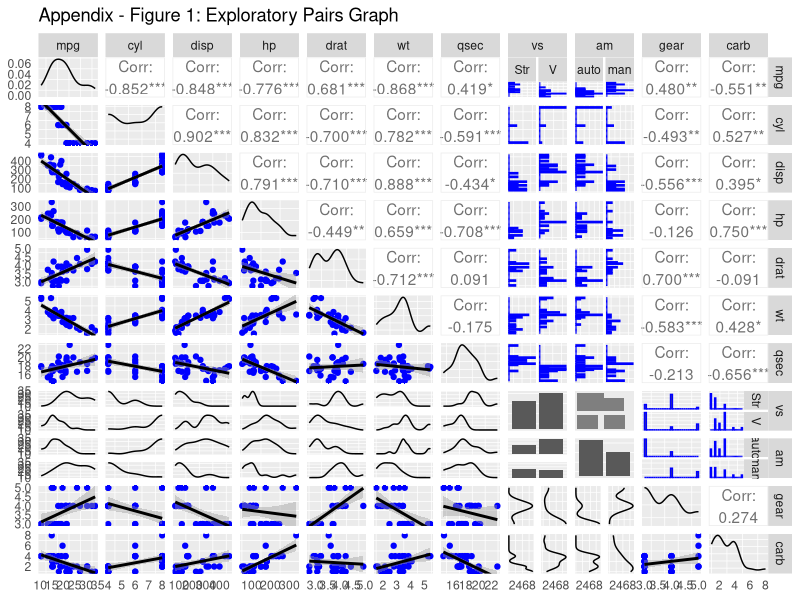
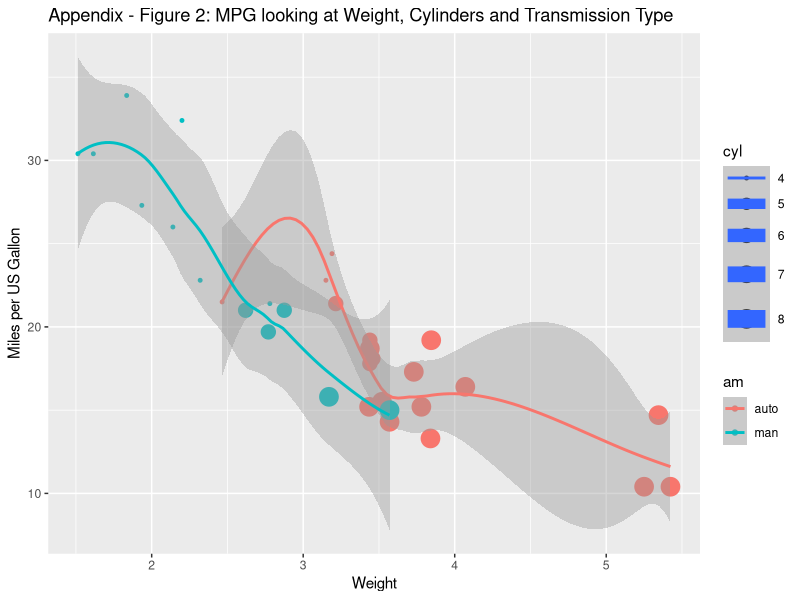
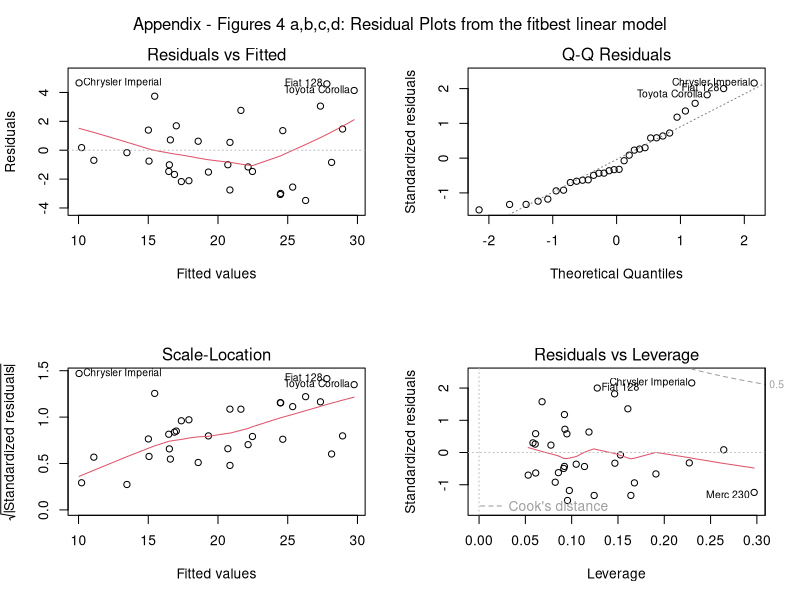
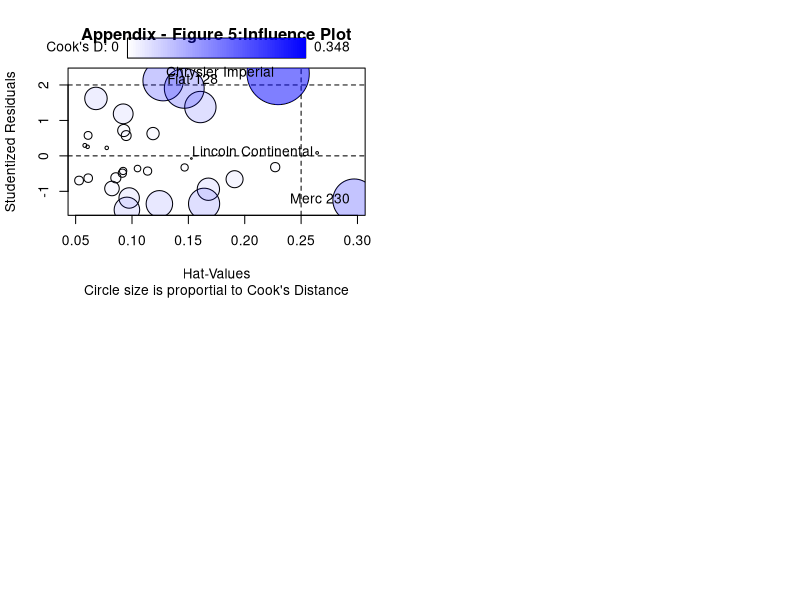

Generate these figures, in order, with R:
## ---- chunk 1
require(ggplot2) ; require(GGally) ; require(car); require(knitr)
data(mtcars)
## ---- chunk 2
mtcars$am <- as.factor(ifelse(mtcars$am == 0, "auto", "man")) ; 
mtcars$vs <- as.factor(ifelse(mtcars$vs == 0, "V", "Str"))
## ---- chunk 3
fit0 <- lm(mpg ~ factor(am), mtcars) ; summary(fit0)$coef
## ---- chunk 4
fitall <- lm(mpg ~ cyl + disp + hp + drat+ wt + qsec + factor(vs) + factor(am) + gear + carb, mtcars)
sqrt(vif(fitall))
## ---- chunk 5
steps <- step(fitall, k=log(nrow(mtcars)), direction = "both", trace = FALSE)
summary(steps)
fitbest <- lm(mpg ~ wt + qsec + factor(am), mtcars)
## ---- chunk 6
fit1 <- lm(mpg ~ wt, mtcars)
fit2 <- lm(mpg ~ wt + qsec, mtcars)
fit3 <- lm(mpg ~ wt + qsec + factor(am), mtcars)
fit4 <- lm(mpg ~ wt + qsec + factor(am) + disp, mtcars)
anova(fit1, fit2, fit3, fit4)
## ---- chunk 7
sqrt(vif(fitbest))
## ---- chunk 8
g <- ggpairs(mtcars,
             lower=list(continuous=wrap("smooth", colour="blue"), combo="facetdensity", discrete="facetbar"), 
             upper=list(continuous="cor", combo=wrap("facethist", colour="blue"), discrete="ratio"),
             title="Appendix - Figure 1: Exploratory Pairs Graph")
g <- g + theme(legend.position = "none", 
               panel.grid.major = element_blank(), 
               axis.ticks = element_blank())
g
## ---- chunk 9
p <- ggplot(data=mtcars, aes(x=wt, y=mpg, colour=am, size=cyl)) + 
    geom_point() + 
    geom_smooth() + 
    ggtitle("Appendix - Figure 2: MPG looking at Weight, Cylinders and Transmission Type") + labs(x="Weight", y="Miles per US Gallon")
p
## ---- chunk 10
par(mfrow=c(2,2))
plot(fitbest)
mtext("Appendix - Figures 4 a,b,c,d: Residual Plots from the fitbest linear model", side = 3, line = -2, outer = TRUE)
## ---- chunk 11
influencePlot(fitbest, id.method="identify", main="Appendix - Figure 5:Influence Plot", sub="Circle size is proportial to Cook's Distance" )
